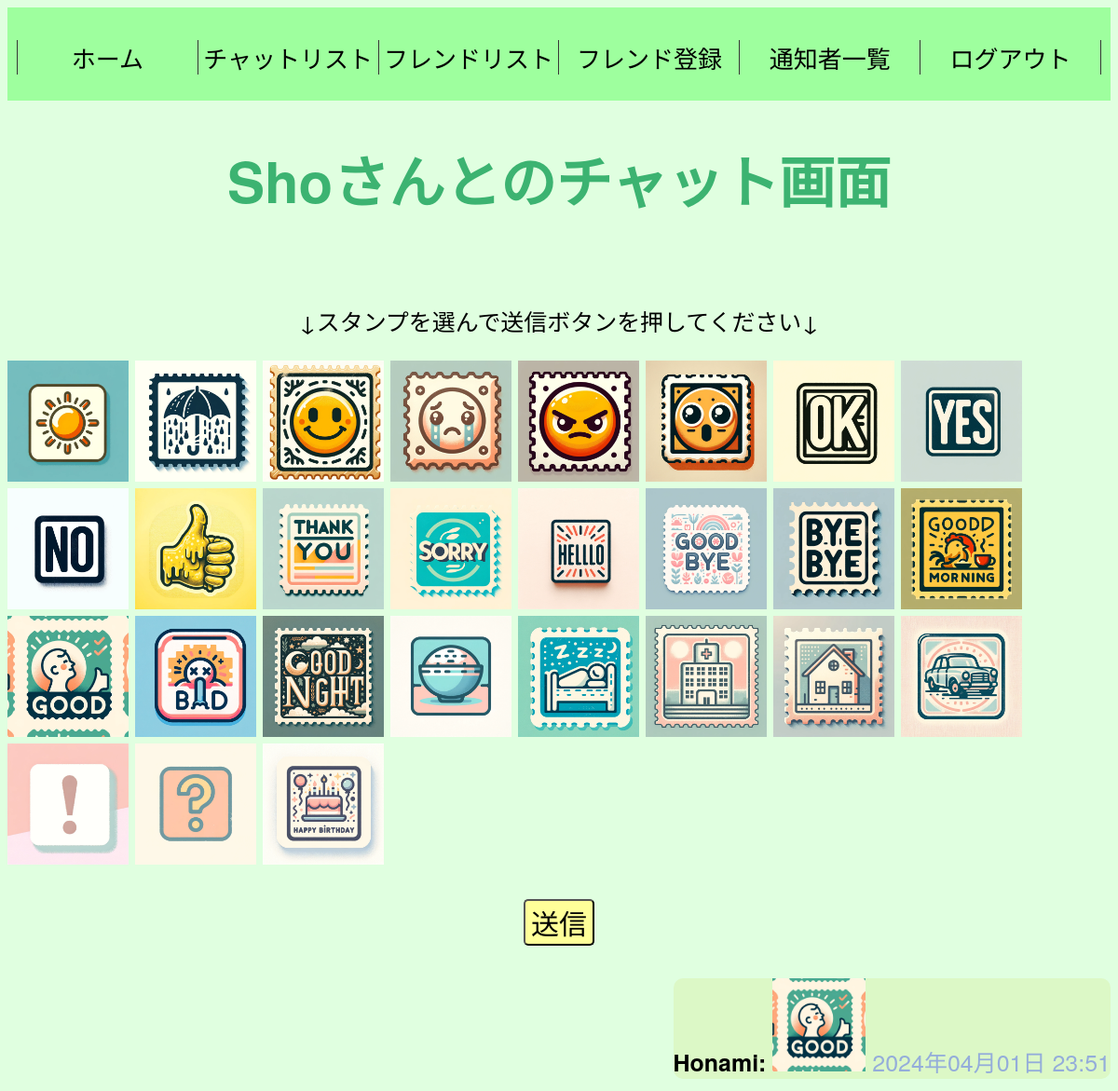
The app's page /first_chat/chats/3/ (signed in), older data.
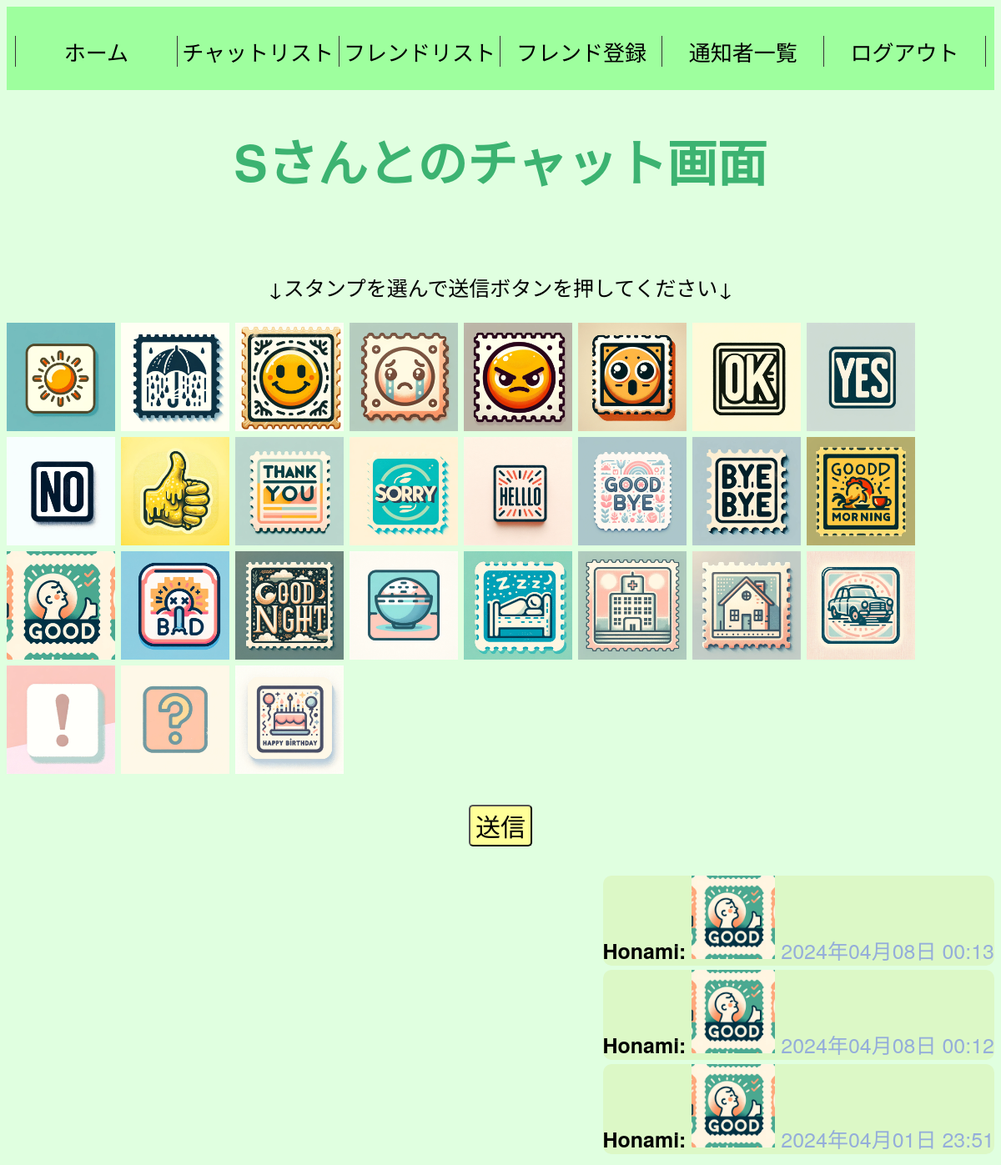
The same page, newer data.
### myapp/models.py (models this page shows, shortened)
class Stamp(models.Model):
    stamp_name = models.CharField(max_length=100)
    image_path = models.ImageField(upload_to='stamps/', null=True)
    created_at = models.DateTimeField(auto_now_add=True)
    updated_at = models.DateTimeField(auto_now=True)

class Chat(models.Model):
    user = models.ForeignKey(User, related_name='sent_messages', on_delete=models.CASCADE)
    friend = models.ForeignKey(User, related_name='received_messages', on_delete=models.CASCADE)
    stamp = models.ForeignKey(Stamp, on_delete=models.CASCADE, null=True, blank=True)
    created_at = models.DateTimeField(auto_now_add=True)
    updated_at = models.DateTimeField(auto_now=True)

### myapp/views.py (the view)
# urls.py: path('first_chat/chats/<int:friend_id>/', views.chat_with_friend, name='chat_with_friend'),
@login_required
def chat_with_friend(request, friend_id):
    friend = User.objects.get(pk=friend_id)
    stamps = Stamp.objects.all()
    messages = Chat.objects.filter(
        Q(user=request.user, friend=friend) |
        Q(user=friend, friend=request.user)
    ).order_by('-created_at')
    friend_settings = FriendSettings.objects.filter(user=request.user, friend=friend).first()
    friend_nickname = friend_settings.nickname if friend_settings else None
    for message in messages:
        if message.user != request.user and friend_nickname:
            message.nickname = friend_nickname
        else:
            message.nickname = message.user.username  # それ以外の場合はユーザー名を使用
    return render(request, 'myapp/chat.html', {
        'friend': friend,
        'nickname': friend_nickname if friend_nickname else friend.username,  # ビューで使用するニックネーム
        'stamps': stamps,
        'messages': messages,
        'friend_id': friend_id
    })

### myapp/templates/myapp/chat.html (shortened to what this page needs)
{% extends 'myapp/base.html' %}
{% block content %}
  <h1>{{ nickname|default:friend.username }}さんとのチャット画面</h1>
<p>↓スタンプを選んで送信ボタンを押してください↓</p>
<div class="stamps">
  {% for stamp in stamps %}
    <img src="{{ stamp.image_path.url }}" alt="{{ stamp.stamp_name }}" data-stamp-id="{{ stamp.id }}" class="stamp" onclick="selectStamp('{{ stamp.id }}');" style="width: 130px; height: 130px;">
  {% endfor %}
</div>
<div class="button-container">
    <button id="sendButton" class="button" type="button">送信</button>
</div>
<div class="chat-history">
  {% for message in messages %}
    <div class="message">
      <div class="{% if message.user == request.user %}sent{% else %}received{% endif %}">
        <strong>{{ message.nickname }}:</strong>
        {% if message.stamp %}
            <img src="{{ message.stamp.image_path.url }}" alt="{{ message.stamp.stamp_name }}" style="width: 100px; height: 100px;">
        {% else %}
            <p>スタンプなし</p>
        {% endif %}
        <span class="timestamp">{{ message.created_at|date:"Y年m月d日 H:i" }}</span>
      </div>
    </div>
  {% empty %}
    <p>メッセージはまだありません。</p>
  {% endfor %}
</div>
{% endblock %}

Row changes from the older to the newer data that the page shows:
added Chat: nickname "Honami", stamp.image_path (picture), created_at "2024年04月08日 00:13"
added Chat: nickname "Honami", stamp.image_path (picture), created_at "2024年04月08日 00:12"
Text that changed along with them:
{{ nickname|default:friend.username }}: "Sho" → "S"
